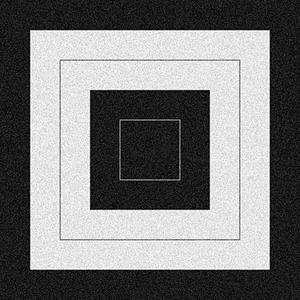
#> input picture Lab_1/assets/box.jpg, 300 x 300 px, found by its file name
$ python manual_convolution.py   (older library calls are emulated)
#> lines starting #> are read from the running program, lines starting #| are printed output that depends on the picture; after the words box and inside, x2 and y2 are one past the last pixel; in counts of white or black regions, pixels touching at a corner belong together
import cv2
import numpy as np
import matplotlib.pyplot as plt

# Load grayscale images
box = cv2.imread('Lab_1/assets/box.jpg', cv2.IMREAD_GRAYSCALE)
#> box is the input picture: shape (300, 300); min 0, max 255, mean 122.3

# getting h, w dimensions of the images
h, w = box.shape
#> h = 300; w = 300

# Task - 1 : Working with Kernel 1

# Gaussian kernel
kernel1 = np.array([
    [1,  4,  6,  4, 1],
    [4, 16, 24, 16, 4],
    [6, 24, 36, 24, 6],
    [4, 16, 24, 16, 4],
    [1,  4,  6,  4, 1]
], dtype=np.float32)

kh, kw = kernel1.shape

# flipping the kernel for pure convolution, if not flipped then that will be cross-correlation.
kernel1 = np.flip(kernel1)

# we want same output as input, so we need to pad the input image, this formula only works for symmetric kernels
padding = (kernel1.shape[0] - 1 ) // 2

# Add borders to the images. For the purpose of padding
box_bordered = cv2.copyMakeBorder(box, padding, padding, padding, padding, cv2.BORDER_CONSTANT)
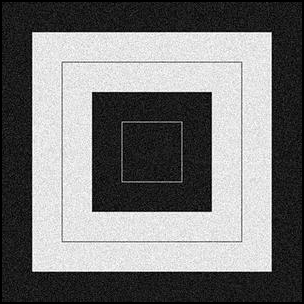
#> box_bordered: shape (304, 304); min 0, max 255, mean 119.2

# output place holder for the convolution
box_conv = np.zeros_like(box_bordered, dtype=np.float32)

# Use float32 depth to keep values beyond 0–255
# img_conv = cv2.filter2D(lena_bordered, ddepth=cv2.CV_32F, kernel= kernel1)

# Manual convolution operation using kernel1
for i in range(padding, h + padding):
    for j in range(padding, w + padding):
        result = 0
        for m in range(kh):
            for n in range(kw):
                result += kernel1[m, n] * box_bordered[i - padding + m, j - padding + n]
        box_conv[i, j] = result
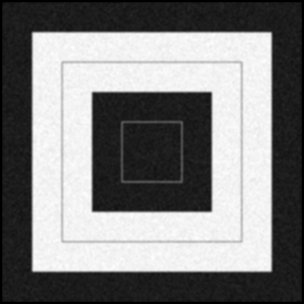
#> box_conv: shape (304, 304) float32; min 0, max 61264, mean 30470.2; drawn with min black and max white

# Normalize the float result to 0–255 and convert to uint8
box_norm = np.round(cv2.normalize(box_conv, None, 0, 255, cv2.NORM_MINMAX)).astype(np.uint8)
box_norm_cropped = box_norm[2:h+2, 2:w+2]
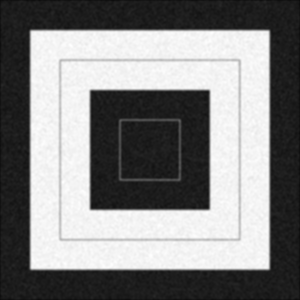
#> box_norm_cropped: shape (300, 300); min 12, max 255, mean 130.2

# Show all images
cv2.imshow('Original Grayscale Image', box)
cv2.imshow('Bordered Image', box_bordered)
cv2.imshow('Convolution Image', box_conv)
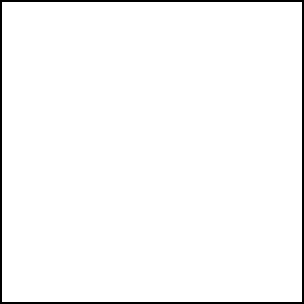
#> window 'Convolution Image': shape (304, 304); 97.4% white; 1 black region, box (x1, y1, x2, y2) and area: (0, 0, 304, 304) 2416
cv2.imshow('Normalized Image', box_norm)
cv2.imshow('Normalized Cropped Image', box_norm_cropped)


# Taks - 2 : Working with Kernel 2

# In kernel 2, the center is at (0, 0) or top left corner
kernel2 = np.array([[-1, 0, 1],
                    [-1, 0, 1],
                    [-1, 0, 1]])

# flipping the kernel for convolution
# After flipping the center is at bottom right
kernel2 = np.flip(kernel2)

kh2, kw2 = kernel2.shape

# Padding for kernel2, no formula can be applied, intution only
box_bordered_2 = cv2.copyMakeBorder(box, 2, 0, 2, 0, cv2.BORDER_CONSTANT)
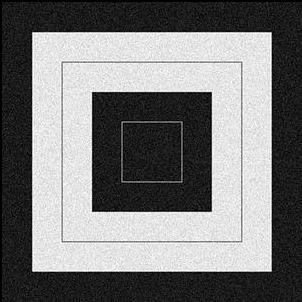
#> box_bordered_2: shape (302, 302); min 0, max 255, mean 120.7

box_conv_2 = np.zeros_like(box_bordered_2, dtype=np.float32)


for i in range(2, h+2):
    for j in range(2, w+2):
        result = 0
        for m in range(kh2):
            for n in range(kw2):
                result += kernel2[m, n] * box_bordered_2[i+m-2,j+n-2]
        box_conv_2[i , j] = result
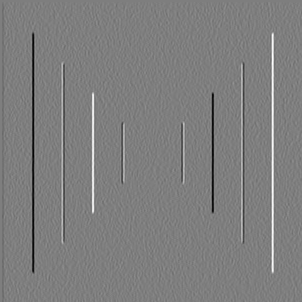
#> box_conv_2: shape (302, 302) float32; min -741, max 748, mean -0.5; drawn with min black and max white

print("Convolution with Kernel 2 completed.", box_conv_2)
#> (printed output is left out)

# Normalize and display results for kernel2
box_norm_2 = np.round(cv2.normalize(box_conv_2, None, 0, 255, cv2.NORM_MINMAX)).astype(np.uint8)
box_norm_cropped_2 = box_norm_2[2:h+2, 2:w+2]

# Show kernel2 results
cv2.imshow('Kernel2 - Original Grayscale Image', box)
cv2.imshow('Kernel2 - Bordered Image', box_bordered_2)
cv2.imshow('Kernel2 - Convolution Result', box_conv_2)
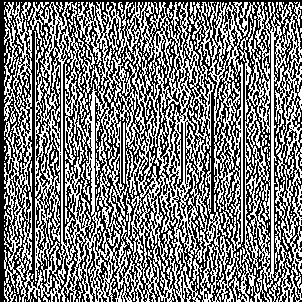
#> window 'Kernel2 - Convolution Result': shape (302, 302); 48% white in thin lines or dots
cv2.imshow('Kernel2 - Normalized Result', box_norm_2)
cv2.imshow('Kernel2 - Normalized Cropped', box_norm_cropped_2)


cv2.waitKey(0)
cv2.destroyAllWindows()
